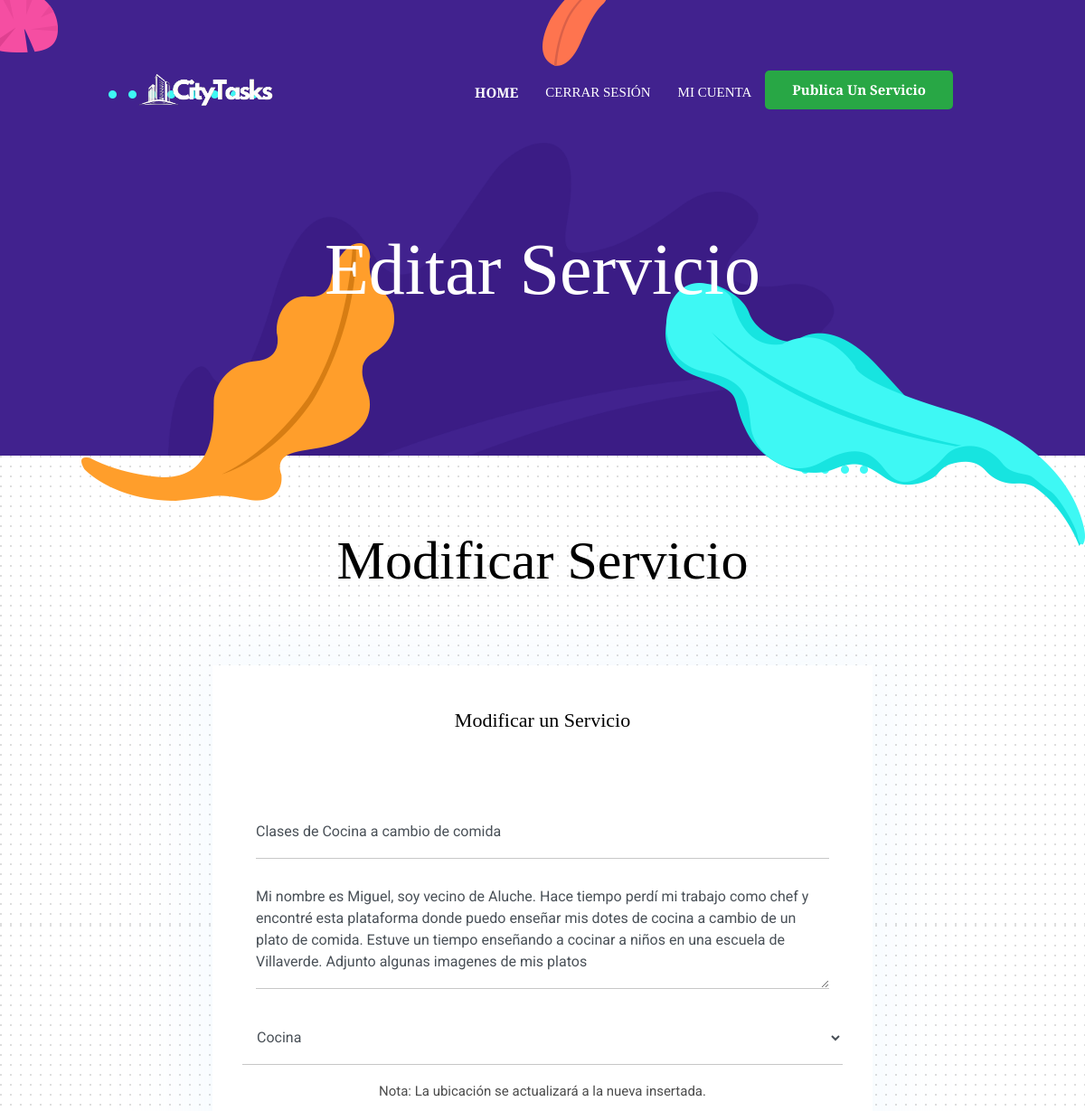
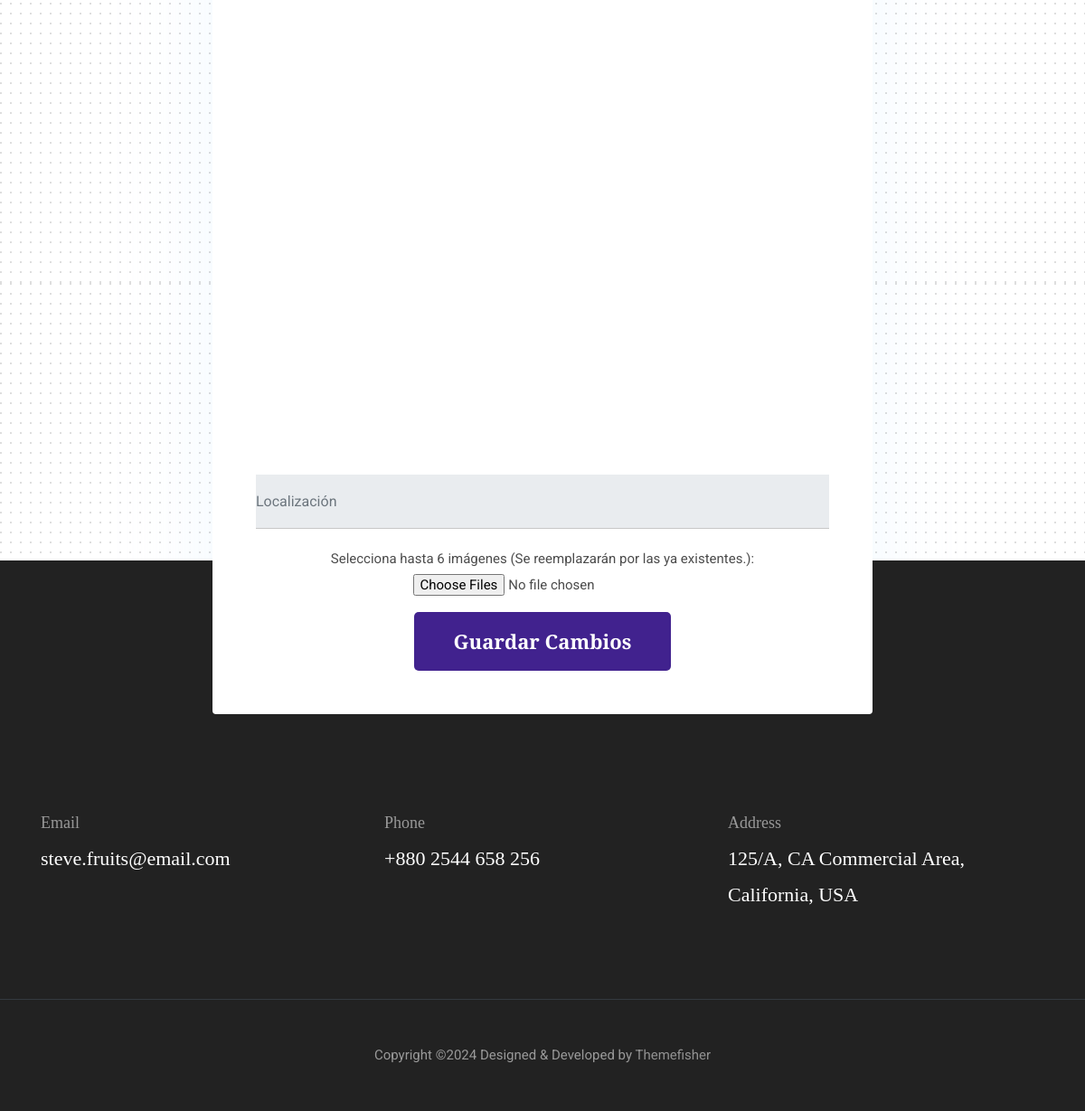
The app's page /theme/edit.php?id=51 (signed in) with its own data (2 pictures, top to bottom).
### tables this page shows
CREATE TABLE IF NOT EXISTS `posts` (
  `id` int NOT NULL AUTO_INCREMENT,
  `title` varchar(70) NOT NULL,
  `description` text NOT NULL,
  `author` varchar(40) NOT NULL COMMENT 'Ligado con el nombre de usuario',
  `category` varchar(30) NOT NULL COMMENT 'tomara valores predeterminados',
  `latitude` float NOT NULL,
  `longitude` float NOT NULL,
  `pub_date` date NOT NULL COMMENT 'fecha de publicacion',
  `upd_date` date DEFAULT NULL COMMENT 'fecha de actualizacion',
  PRIMARY KEY (`id`),
  KEY `author` (`author`)
);

### theme/sessionController.php (called while the page is built, shortened)
<?php
function isUserLoggedIn() {
    return isset($_SESSION['email']);
}
function getUserID(){
    if(isset($_SESSION['email'])){
    include('connection.php');
    try {
        $checkUserStmt = $pdo->prepare("SELECT * FROM users WHERE email = :email");
        $checkUserStmt->bindParam(':email', $_SESSION['email']);
        $checkUserStmt->execute();
        $checkUser = $checkUserStmt->fetch(PDO::FETCH_ASSOC);
      } catch (PDOException $e) {
        echo "Error: " . $e->getMessage();
      }
      $userId = $checkUser['id'];
    } else{
        $userId = null;
    }
    return $userId;
}
$logged = isUserLoggedIn();
?>

### theme/categories.php (called while the page is built)
<?php
$categories = array(
    "Costura",
    "Agricultura",
    "Fontanería",
    "Informática",
    "Cocina",
    "Cuidado de Personas",
    "Enseñanza"
);

### theme/edit.php (the view, shortened to what this page needs)
<?php
require_once('connection.php');
require_once('sessionController.php');
require_once('adminController.php');
if ($_SERVER["REQUEST_METHOD"] == "GET") {
if (isset($_GET['id']) && is_numeric($_GET['id'])) {
    $postId = intval($_GET['id']);
    if ($logged) {
        $accountId = getUserID();
        try {
            $postStmt = $pdo->prepare("SELECT * FROM posts WHERE id = :id");
            $postStmt->bindParam(':id', $postId, PDO::PARAM_INT);
            $postStmt->execute();
            $post = $postStmt->fetch(PDO::FETCH_ASSOC);
            $userStmt = $pdo->prepare("SELECT * FROM users WHERE id = :id");
            $userStmt->bindParam(':id', $accountId);
            $userStmt->execute();
            $user = $userStmt->fetch(PDO::FETCH_ASSOC);
            if ($post['author'] == $user['username']) {
                $title = $post['title'];
                $description = $post['description'];
                $category = $post['category'];
            } else {
                echo "<script>alert('Esta oferta no es tuya o no existe');</script>";
                exit;
            }
        } catch (PDOException $e) {
            echo "Error: " . $e->getMessage();
        }
    } else {
        echo "<script>alert('Debes iniciar sesión para editar esta oferta');</script>";
        exit;
    }
} else {
    echo "<script>alert('Oferta no válida');</script>";
    exit;
}
}
?>
<!DOCTYPE html>
<html lang="en">
<head>
  <link rel="stylesheet" href="plugins/bootstrap/bootstrap.min.css">
  <link rel="stylesheet" href="plugins/slick/slick.css">
  <link rel="stylesheet" href="plugins/themify-icons/themify-icons.css">
  <link href="css/style.css" rel="stylesheet">
</head>
<body>
<header class="navigation fixed-top">
  <nav class="navbar navbar-expand-lg navbar-dark">
    <a class="navbar-brand font-tertiary h3" href="index.php"><img src="images/logo.png" alt="CityTasks" style="height: 90px;"></a>
    <div class="collapse navbar-collapse text-center" id="navigation">
      <ul class="navbar-nav ml-auto">
        <li class="nav-item active">
          <a class="nav-link" href="index.php">Home</a>
        </li>
        <?php
        if ($logged) {
          echo "<li class='nav-item'>
          <a class='nav-link' href='logout.php'>Cerrar Sesión</a>
          </li>" ;
          echo "<li class='nav-item'>
          <a class='nav-link' href='account.php?id=" . $accountId ."'>Mi Cuenta</a>
          </li>" ;
        }else {
          echo "<li class='nav-item'>
          <a class='nav-link' href='login.php'>Iniciar Sesión</a>
          </li>" ;
        }
        ?>
        <li class="nav-item">
          <a class="btn btn-sm btn-success" href="<?php if($logged){echo "create.php";}else{echo "login.php";} ?>">Publica un Servicio</a>
        </li>
      </ul>
    </div>
  </nav>
</header>
<section class="page-title bg-primary position-relative">
  <div class="container">
    <div class="row">
      <div class="col-12 text-center">
        <h1 class="text-white font-tertiary">Editar Servicio</h1>
      </div>
    </div>
  </div>
  <img src="images/illustrations/page-title.png" alt="illustrations" class="bg-shape-1 w-100">
  <img src="images/illustrations/leaf-pink-round.png" alt="illustrations" class="bg-shape-2">
  <img src="images/illustrations/leaf-orange.png" alt="illustrations" class="bg-shape-4">
  <img src="images/illustrations/leaf-yellow.png" alt="illustrations" class="bg-shape-5">
  <img src="images/illustrations/leaf-cyan-lg.png" alt="illustrations" class="bg-shape-7">
</section>
<section class="section section-on-footer" data-background="images/backgrounds/bg-dots.png">
    <div class="container">
        <div class="row">
            <div class="col-12 text-center">
                <h2 class="section-title">Modificar Servicio</h2>
            </div>
            <div class="col-lg-8 mx-auto">
                <div class="bg-white rounded text-center p-5 shadow-down">
                    <h4 class="mb-80">Modificar un Servicio</h4>
                    <form method="post" enctype="multipart/form-data" action="<?php echo htmlspecialchars($_SERVER["PHP_SELF"]); ?>" class="row" onsubmit="return validateForm()">
                        <div class="col-md-12">
                            <input type="text" id="title" name="title" placeholder="Título" class="form-control px-0 mb-4" value="<?php echo htmlspecialchars($title); ?>" required>
                        </div>
                        <div class="col-12">
                            <textarea name="description" id="description" class="form-control px-0 mb-4" placeholder="Descripción del Servicio" required><?php echo htmlspecialchars($description); ?></textarea>
                        </div>
                        <select id="category" name="category" class="form-control form-select-lg mb-3" required>
                            <?php
                            require_once('categories.php');
                            foreach ($categories as $cat) {
                                $selected = ($cat == $category) ? 'selected' : '';
                                echo "<option value='$cat' $selected>$cat</option>";
                            }
                            ?>
                        </select>
                        <div class="col-12" style="height: 70vh;">
                            <p>Nota: La ubicación se actualizará a la nueva insertada.</p>
                            <div id="map"></div>
                        </div>
                        <div class="col-12">
                            <input type="text" id="location" name="location" placeholder="Localización" class="form-control px-0 mb-4" disabled required>
                        </div>
                        <div class="col-12">
                            <label for="images">Selecciona hasta 6 imágenes (Se reemplazarán por las ya existentes.):</label>
                            <input type="file" name="images[]" id="images" multiple accept="image/*" onchange="validateFileInput()"><br><br>
                        </div>
                        <div class="col-12">
                            <input type="submit" id="submit" class="btn btn-primary w-40" value="Guardar Cambios">
                        </div>
                    </form>
                </div>
            </div>
        </div>
    </div>
</section>
<footer class="bg-dark footer-section">
  <div class="section">
    <div class="container">
      <div class="row">
        <div class="col-md-4">
          <h5 class="text-light">Email</h5>
          <p class="text-white paragraph-lg font-secondary">steve.fruits@email.com</p>
        </div>
        <div class="col-md-4">
          <h5 class="text-light">Phone</h5>
          <p class="text-white paragraph-lg font-secondary">+880 2544 658 256</p>
        </div>
        <div class="col-md-4">
          <h5 class="text-light">Address</h5>
          <p class="text-white paragraph-lg font-secondary">125/A, CA Commercial Area, California, USA</p>
        </div>
      </div>
    </div>
  </div>
  <div class="border-top text-center border-dark py-5">
    <p class="mb-0 text-light">Copyright &copy; Designed &amp; Developed by <a class="text-white-50" href="Themefisher">Themefisher</a></p>
  </div>
</footer>
</body>
</html>

### theme/css/style.css (style rules this page uses)
body { line-height: 1.2; font-family: "Roboto", sans-serif; -webkit-font-smoothing: antialiased; font-size: 15px; color: #4c4c4c; }
p, .paragraph { font-weight: 400; color: #4c4c4c; font-size: 15px; line-height: 1.8; font-family: "Roboto", sans-serif; }
p-lg, .paragraph-lg { font-size: 22px; }
h1, h2, h3, h4, h5, h6 { color: #000; font-family: "Playfair Display", serif; line-height: 1.2; }
h1, .h1 { font-size: 80px; }
h2, .h2 { font-size: 60px; }
h3, .h3 { font-size: 40px; }
h4, .h4 { font-size: 22px; }
h5, .h5 { font-size: 18px; }
.btn { font-size: 22px; font-family: "Playfair Display", serif; text-transform: capitalize; padding: 16px 44px; border-radius: 5px; font-weight: 600; border: 0; position: relative; z-index: 1; transition: 0.2s ease; }
.btn-sm { font-size: 15px; padding: 10px 30px; }
.btn-primary { background: #41228e; color: #fff; }
body { background-color: #fff; overflow-x: hidden; }
ol, ul { list-style-type: none; margin: 0px; }
img { vertical-align: middle; border: 0; }
a, a:hover, a:focus { text-decoration: none; }
a, button, select { cursor: pointer; transition: 0.2s ease; }
.section { padding-top: 80px; padding-bottom: 80px; }
.section-title { margin-bottom: 80px; font-family: "Playfair Display", serif; }
.bg-primary { background: #41228e !important; }
.text-light { color: #999999 !important; }
.mb-80 { margin-bottom: 80px !important; }
.font-secondary { font-family: "Playfair Display", serif !important; }
.font-tertiary { font-family: "Playfair Display", serif !important; }
.bg-dark { background-color: #222222 !important; }
.form-control { border: 0; border-radius: 0; border-bottom: 1px solid #c7c7c7; height: 60px; }
textarea.form-control { height: 120px; }
.navigation { padding: 40px 130px; transition: 0.3s ease; }
.navbar .nav-item .nav-link { font-family: "Playfair Display", serif; text-transform: uppercase; padding: 15px; }
.navbar .nav-item.active { font-weight: bold; }
.navbar-dark .navbar-nav .nav-link { color: #fff; }
.footer-section { padding-top: 200px; }
.section-on-footer { margin-bottom: -250px; }
.shadow-down { position: relative; }
.shadow-down::before { position: absolute; content: ""; box-shadow: 0px 0px 80.75px 14.25px rgba(224, 241, 255, 0.34); height: 100%; width: 100%; left: 0; top: 0; z-index: -1; }
.page-title { padding: 250px 0 150px; }
.page-title .container { position: relative; z-index: 1; }
.page-title .bg-shape-1 { position: absolute; left: 0; bottom: 0; width: 100%; }
.page-title .bg-shape-2 { position: absolute; left: -20px; top: -10px; }
.page-title .bg-shape-4 { position: absolute; left: 50%; top: -20px; }
.page-title .bg-shape-5 { position: absolute; left: 90px; bottom: -50px; transform: rotate(180deg); }
.page-title .bg-shape-7 { position: absolute; right: -220px; bottom: -100px; }
@media (max-width: 1200px) { .page-title .bg-shape-7 { right: 0; } }

### theme/edit.php (style rules this page uses)
#map { height: 100%; }
html, body { height: 100%; margin: 0; padding: 0; }

### records on screen
posts: title "Clases de Cocina a cambio de comida", description "Mi nombre es Miguel, soy vecino de Aluche. Hace tiempo perdí mi trabajo como chef y encontré esta plataforma donde puedo enseñar mis dotes de cocina a cambio de un plato de comida. Estuve un tiempo enseñando a cocinar a niños en una escuela de Villaverde. Adjunto algunas imagenes de mis platos"

### other values on screen
form field category "Cocina"
